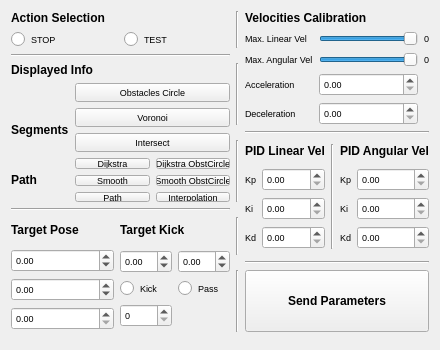
<?xml version="1.0" encoding="UTF-8"?>
<ui version="4.0">
 <class>MainWindow</class>
 <widget class="QMainWindow" name="MainWindow">
  <property name="enabled">
   <bool>true</bool>
  </property>
  <property name="geometry">
   <rect>
    <x>0</x>
    <y>0</y>
    <width>440</width>
    <height>350</height>
   </rect>
  </property>
  <property name="sizePolicy">
   <sizepolicy hsizetype="Preferred" vsizetype="Preferred">
    <horstretch>0</horstretch>
    <verstretch>0</verstretch>
   </sizepolicy>
  </property>
  <property name="minimumSize">
   <size>
    <width>430</width>
    <height>350</height>
   </size>
  </property>
  <property name="maximumSize">
   <size>
    <width>600</width>
    <height>600</height>
   </size>
  </property>
  <property name="windowTitle">
   <string>Control Calib</string>
  </property>
  <widget class="QWidget" name="centralWidget">
   <layout class="QGridLayout" name="gridLayout_5">
    <item row="6" column="0" rowspan="4">
     <layout class="QGridLayout" name="gridLayout_14">
      <item row="1" column="1">
       <layout class="QGridLayout" name="gridLayout_4">
        <item row="0" column="1">
         <widget class="QDoubleSpinBox" name="targ_k_y">
          <property name="sizePolicy">
           <sizepolicy hsizetype="Minimum" vsizetype="Maximum">
            <horstretch>0</horstretch>
            <verstretch>0</verstretch>
           </sizepolicy>
          </property>
          <property name="font">
           <font>
            <family>Ubuntu</family>
            <pointsize>7</pointsize>
           </font>
          </property>
          <property name="minimum">
           <double>-10.000000000000000</double>
          </property>
          <property name="maximum">
           <double>10.000000000000000</double>
          </property>
          <property name="singleStep">
           <double>0.100000000000000</double>
          </property>
          <property name="value">
           <double>0.000000000000000</double>
          </property>
         </widget>
        </item>
        <item row="1" column="0">
         <widget class="QRadioButton" name="kick_type_chuto">
          <property name="sizePolicy">
           <sizepolicy hsizetype="Minimum" vsizetype="Maximum">
            <horstretch>0</horstretch>
            <verstretch>0</verstretch>
           </sizepolicy>
          </property>
          <property name="font">
           <font>
            <family>Ubuntu</family>
            <pointsize>7</pointsize>
           </font>
          </property>
          <property name="text">
           <string>Kick</string>
          </property>
         </widget>
        </item>
        <item row="1" column="1">
         <widget class="QRadioButton" name="kick_type_passe">
          <property name="sizePolicy">
           <sizepolicy hsizetype="Minimum" vsizetype="Maximum">
            <horstretch>0</horstretch>
            <verstretch>0</verstretch>
           </sizepolicy>
          </property>
          <property name="font">
           <font>
            <family>Ubuntu</family>
            <pointsize>7</pointsize>
           </font>
          </property>
          <property name="text">
           <string>Pass</string>
          </property>
         </widget>
        </item>
        <item row="2" column="0">
         <widget class="QSpinBox" name="targ_kstr">
          <property name="sizePolicy">
           <sizepolicy hsizetype="Minimum" vsizetype="Maximum">
            <horstretch>0</horstretch>
            <verstretch>0</verstretch>
           </sizepolicy>
          </property>
          <property name="font">
           <font>
            <family>Ubuntu</family>
            <pointsize>7</pointsize>
           </font>
          </property>
          <property name="maximum">
           <number>100</number>
          </property>
         </widget>
        </item>
        <item row="0" column="0">
         <widget class="QDoubleSpinBox" name="targ_k_x">
          <property name="sizePolicy">
           <sizepolicy hsizetype="Minimum" vsizetype="Maximum">
            <horstretch>0</horstretch>
            <verstretch>0</verstretch>
           </sizepolicy>
          </property>
          <property name="font">
           <font>
            <family>Ubuntu</family>
            <pointsize>7</pointsize>
           </font>
          </property>
          <property name="minimum">
           <double>-12.000000000000000</double>
          </property>
          <property name="maximum">
           <double>12.000000000000000</double>
          </property>
          <property name="singleStep">
           <double>0.100000000000000</double>
          </property>
         </widget>
        </item>
       </layout>
      </item>
      <item row="1" column="0">
       <layout class="QGridLayout" name="gridLayout_3">
        <item row="0" column="0">
         <widget class="QDoubleSpinBox" name="targ_x">
          <property name="sizePolicy">
           <sizepolicy hsizetype="Preferred" vsizetype="Maximum">
            <horstretch>0</horstretch>
            <verstretch>0</verstretch>
           </sizepolicy>
          </property>
          <property name="font">
           <font>
            <family>Ubuntu</family>
            <pointsize>7</pointsize>
           </font>
          </property>
          <property name="minimum">
           <double>-12.000000000000000</double>
          </property>
          <property name="maximum">
           <double>12.000000000000000</double>
          </property>
          <property name="singleStep">
           <double>0.100000000000000</double>
          </property>
         </widget>
        </item>
        <item row="1" column="0">
         <widget class="QDoubleSpinBox" name="targ_y">
          <property name="sizePolicy">
           <sizepolicy hsizetype="Preferred" vsizetype="Maximum">
            <horstretch>0</horstretch>
            <verstretch>0</verstretch>
           </sizepolicy>
          </property>
          <property name="font">
           <font>
            <family>Ubuntu</family>
            <pointsize>7</pointsize>
           </font>
          </property>
          <property name="minimum">
           <double>-10.000000000000000</double>
          </property>
          <property name="maximum">
           <double>10.000000000000000</double>
          </property>
          <property name="singleStep">
           <double>0.100000000000000</double>
          </property>
         </widget>
        </item>
        <item row="2" column="0">
         <widget class="QDoubleSpinBox" name="targ_theta">
          <property name="sizePolicy">
           <sizepolicy hsizetype="Preferred" vsizetype="Maximum">
            <horstretch>0</horstretch>
            <verstretch>0</verstretch>
           </sizepolicy>
          </property>
          <property name="font">
           <font>
            <family>Ubuntu</family>
            <pointsize>7</pointsize>
           </font>
          </property>
          <property name="maximum">
           <double>360.000000000000000</double>
          </property>
         </widget>
        </item>
       </layout>
      </item>
      <item row="0" column="1">
       <widget class="QLabel" name="label_8">
        <property name="sizePolicy">
         <sizepolicy hsizetype="Preferred" vsizetype="Maximum">
          <horstretch>0</horstretch>
          <verstretch>0</verstretch>
         </sizepolicy>
        </property>
        <property name="font">
         <font>
          <family>Ubuntu</family>
          <pointsize>9</pointsize>
          <weight>75</weight>
          <bold>true</bold>
         </font>
        </property>
        <property name="text">
         <string>Target Kick</string>
        </property>
       </widget>
      </item>
      <item row="0" column="0">
       <widget class="QLabel" name="label_7">
        <property name="sizePolicy">
         <sizepolicy hsizetype="Preferred" vsizetype="Maximum">
          <horstretch>0</horstretch>
          <verstretch>0</verstretch>
         </sizepolicy>
        </property>
        <property name="font">
         <font>
          <family>Ubuntu</family>
          <pointsize>9</pointsize>
          <weight>75</weight>
          <bold>true</bold>
         </font>
        </property>
        <property name="text">
         <string>Target Pose</string>
        </property>
       </widget>
      </item>
     </layout>
    </item>
    <item row="3" column="2">
     <widget class="Line" name="line_5">
      <property name="orientation">
       <enum>Qt::Horizontal</enum>
      </property>
     </widget>
    </item>
    <item row="0" column="0">
     <layout class="QGridLayout" name="gridLayout_10">
      <item row="0" column="0">
       <widget class="QLabel" name="label_6">
        <property name="sizePolicy">
         <sizepolicy hsizetype="Preferred" vsizetype="Maximum">
          <horstretch>0</horstretch>
          <verstretch>0</verstretch>
         </sizepolicy>
        </property>
        <property name="font">
         <font>
          <family>Ubuntu</family>
          <pointsize>9</pointsize>
          <weight>75</weight>
          <bold>true</bold>
         </font>
        </property>
        <property name="text">
         <string>Action Selection</string>
        </property>
       </widget>
      </item>
      <item row="1" column="0">
       <layout class="QGridLayout" name="gridLayout_2">
        <item row="0" column="1">
         <widget class="QRadioButton" name="action_50">
          <property name="sizePolicy">
           <sizepolicy hsizetype="Minimum" vsizetype="Maximum">
            <horstretch>0</horstretch>
            <verstretch>0</verstretch>
           </sizepolicy>
          </property>
          <property name="font">
           <font>
            <family>Ubuntu</family>
            <pointsize>7</pointsize>
           </font>
          </property>
          <property name="text">
           <string>TEST</string>
          </property>
         </widget>
        </item>
        <item row="0" column="0">
         <widget class="QRadioButton" name="action_0">
          <property name="sizePolicy">
           <sizepolicy hsizetype="Minimum" vsizetype="Maximum">
            <horstretch>0</horstretch>
            <verstretch>0</verstretch>
           </sizepolicy>
          </property>
          <property name="font">
           <font>
            <family>Ubuntu</family>
            <pointsize>7</pointsize>
           </font>
          </property>
          <property name="text">
           <string>STOP</string>
          </property>
         </widget>
        </item>
       </layout>
      </item>
     </layout>
    </item>
    <item row="0" column="2" rowspan="3">
     <layout class="QGridLayout" name="gridLayout_9">
      <item row="1" column="2">
       <widget class="QLabel" name="lb_max_lin_vel">
        <property name="sizePolicy">
         <sizepolicy hsizetype="Preferred" vsizetype="Maximum">
          <horstretch>0</horstretch>
          <verstretch>0</verstretch>
         </sizepolicy>
        </property>
        <property name="font">
         <font>
          <family>Ubuntu</family>
          <pointsize>7</pointsize>
         </font>
        </property>
        <property name="text">
         <string>0</string>
        </property>
       </widget>
      </item>
      <item row="1" column="1">
       <widget class="QSlider" name="max_lin_vel">
        <property name="sizePolicy">
         <sizepolicy hsizetype="Expanding" vsizetype="Maximum">
          <horstretch>0</horstretch>
          <verstretch>0</verstretch>
         </sizepolicy>
        </property>
        <property name="font">
         <font>
          <family>Ubuntu</family>
          <pointsize>7</pointsize>
         </font>
        </property>
        <property name="maximum">
         <number>80</number>
        </property>
        <property name="value">
         <number>80</number>
        </property>
        <property name="orientation">
         <enum>Qt::Horizontal</enum>
        </property>
       </widget>
      </item>
      <item row="4" column="0">
       <widget class="QLabel" name="label_11">
        <property name="sizePolicy">
         <sizepolicy hsizetype="Preferred" vsizetype="Maximum">
          <horstretch>0</horstretch>
          <verstretch>0</verstretch>
         </sizepolicy>
        </property>
        <property name="font">
         <font>
          <family>Ubuntu</family>
          <pointsize>7</pointsize>
         </font>
        </property>
        <property name="text">
         <string>Deceleration</string>
        </property>
       </widget>
      </item>
      <item row="2" column="1">
       <widget class="QSlider" name="max_ang_vel">
        <property name="sizePolicy">
         <sizepolicy hsizetype="Expanding" vsizetype="Maximum">
          <horstretch>0</horstretch>
          <verstretch>0</verstretch>
         </sizepolicy>
        </property>
        <property name="font">
         <font>
          <family>Ubuntu</family>
          <pointsize>7</pointsize>
         </font>
        </property>
        <property name="maximum">
         <number>80</number>
        </property>
        <property name="value">
         <number>80</number>
        </property>
        <property name="orientation">
         <enum>Qt::Horizontal</enum>
        </property>
       </widget>
      </item>
      <item row="4" column="1">
       <widget class="QDoubleSpinBox" name="spin_accel">
        <property name="sizePolicy">
         <sizepolicy hsizetype="Minimum" vsizetype="Maximum">
          <horstretch>0</horstretch>
          <verstretch>0</verstretch>
         </sizepolicy>
        </property>
        <property name="font">
         <font>
          <family>Ubuntu</family>
          <pointsize>7</pointsize>
         </font>
        </property>
        <property name="decimals">
         <number>2</number>
        </property>
        <property name="singleStep">
         <double>0.010000000000000</double>
        </property>
       </widget>
      </item>
      <item row="1" column="0">
       <widget class="QLabel" name="label">
        <property name="sizePolicy">
         <sizepolicy hsizetype="Preferred" vsizetype="Maximum">
          <horstretch>0</horstretch>
          <verstretch>0</verstretch>
         </sizepolicy>
        </property>
        <property name="font">
         <font>
          <family>Ubuntu</family>
          <pointsize>7</pointsize>
         </font>
        </property>
        <property name="text">
         <string>Max. Linear Vel</string>
        </property>
       </widget>
      </item>
      <item row="3" column="0">
       <widget class="QLabel" name="label_10">
        <property name="sizePolicy">
         <sizepolicy hsizetype="Preferred" vsizetype="Maximum">
          <horstretch>0</horstretch>
          <verstretch>0</verstretch>
         </sizepolicy>
        </property>
        <property name="font">
         <font>
          <family>Ubuntu</family>
          <pointsize>7</pointsize>
         </font>
        </property>
        <property name="text">
         <string>Acceleration</string>
        </property>
       </widget>
      </item>
      <item row="3" column="1">
       <widget class="QDoubleSpinBox" name="spin_decel">
        <property name="sizePolicy">
         <sizepolicy hsizetype="Minimum" vsizetype="Maximum">
          <horstretch>0</horstretch>
          <verstretch>0</verstretch>
         </sizepolicy>
        </property>
        <property name="font">
         <font>
          <family>Ubuntu</family>
          <pointsize>7</pointsize>
         </font>
        </property>
        <property name="maximum">
         <double>0.500000000000000</double>
        </property>
        <property name="singleStep">
         <double>0.010000000000000</double>
        </property>
       </widget>
      </item>
      <item row="2" column="2">
       <widget class="QLabel" name="lb_max_ang_vel">
        <property name="sizePolicy">
         <sizepolicy hsizetype="Preferred" vsizetype="Maximum">
          <horstretch>0</horstretch>
          <verstretch>0</verstretch>
         </sizepolicy>
        </property>
        <property name="font">
         <font>
          <family>Ubuntu</family>
          <pointsize>7</pointsize>
         </font>
        </property>
        <property name="text">
         <string>0</string>
        </property>
       </widget>
      </item>
      <item row="2" column="0">
       <widget class="QLabel" name="label_18">
        <property name="sizePolicy">
         <sizepolicy hsizetype="Preferred" vsizetype="Maximum">
          <horstretch>0</horstretch>
          <verstretch>0</verstretch>
         </sizepolicy>
        </property>
        <property name="font">
         <font>
          <family>Ubuntu</family>
          <pointsize>7</pointsize>
         </font>
        </property>
        <property name="text">
         <string>Max. Angular Vel</string>
        </property>
       </widget>
      </item>
      <item row="0" column="0" colspan="3">
       <widget class="QLabel" name="label_20">
        <property name="sizePolicy">
         <sizepolicy hsizetype="Preferred" vsizetype="Maximum">
          <horstretch>0</horstretch>
          <verstretch>0</verstretch>
         </sizepolicy>
        </property>
        <property name="font">
         <font>
          <family>Ubuntu</family>
          <pointsize>9</pointsize>
          <weight>75</weight>
          <bold>true</bold>
         </font>
        </property>
        <property name="text">
         <string>Velocities Calibration</string>
        </property>
       </widget>
      </item>
     </layout>
    </item>
    <item row="0" column="1">
     <widget class="Line" name="line_3">
      <property name="orientation">
       <enum>Qt::Vertical</enum>
      </property>
     </widget>
    </item>
    <item row="4" column="2" rowspan="3">
     <layout class="QGridLayout" name="gridLayout">
      <item row="0" column="2">
       <widget class="QLabel" name="label_17">
        <property name="sizePolicy">
         <sizepolicy hsizetype="Preferred" vsizetype="Maximum">
          <horstretch>0</horstretch>
          <verstretch>0</verstretch>
         </sizepolicy>
        </property>
        <property name="font">
         <font>
          <family>Ubuntu</family>
          <pointsize>9</pointsize>
          <weight>75</weight>
          <bold>true</bold>
         </font>
        </property>
        <property name="text">
         <string>PID Angular Vel</string>
        </property>
       </widget>
      </item>
      <item row="0" column="0">
       <widget class="QLabel" name="label_2">
        <property name="sizePolicy">
         <sizepolicy hsizetype="Preferred" vsizetype="Maximum">
          <horstretch>0</horstretch>
          <verstretch>0</verstretch>
         </sizepolicy>
        </property>
        <property name="font">
         <font>
          <family>Ubuntu</family>
          <pointsize>9</pointsize>
          <weight>75</weight>
          <bold>true</bold>
         </font>
        </property>
        <property name="text">
         <string>PID Linear Vel</string>
        </property>
       </widget>
      </item>
      <item row="1" column="0">
       <layout class="QGridLayout" name="gridLayout_8">
        <item row="1" column="0">
         <widget class="QLabel" name="label_15">
          <property name="sizePolicy">
           <sizepolicy hsizetype="Preferred" vsizetype="Maximum">
            <horstretch>0</horstretch>
            <verstretch>0</verstretch>
           </sizepolicy>
          </property>
          <property name="font">
           <font>
            <family>Ubuntu</family>
            <pointsize>7</pointsize>
           </font>
          </property>
          <property name="text">
           <string>Ki</string>
          </property>
         </widget>
        </item>
        <item row="2" column="1">
         <widget class="QDoubleSpinBox" name="spin_Kd_lin">
          <property name="sizePolicy">
           <sizepolicy hsizetype="Minimum" vsizetype="Maximum">
            <horstretch>0</horstretch>
            <verstretch>0</verstretch>
           </sizepolicy>
          </property>
          <property name="font">
           <font>
            <family>Ubuntu</family>
            <pointsize>7</pointsize>
           </font>
          </property>
          <property name="maximum">
           <double>100.000000000000000</double>
          </property>
          <property name="singleStep">
           <double>0.010000000000000</double>
          </property>
         </widget>
        </item>
        <item row="2" column="0">
         <widget class="QLabel" name="label_16">
          <property name="sizePolicy">
           <sizepolicy hsizetype="Preferred" vsizetype="Maximum">
            <horstretch>0</horstretch>
            <verstretch>0</verstretch>
           </sizepolicy>
          </property>
          <property name="font">
           <font>
            <family>Ubuntu</family>
            <pointsize>7</pointsize>
           </font>
          </property>
          <property name="text">
           <string>Kd</string>
          </property>
         </widget>
        </item>
        <item row="0" column="0">
         <widget class="QLabel" name="label_14">
          <property name="sizePolicy">
           <sizepolicy hsizetype="Fixed" vsizetype="Maximum">
            <horstretch>0</horstretch>
            <verstretch>0</verstretch>
           </sizepolicy>
          </property>
          <property name="font">
           <font>
            <family>Ubuntu</family>
            <pointsize>7</pointsize>
           </font>
          </property>
          <property name="text">
           <string>Kp</string>
          </property>
         </widget>
        </item>
        <item row="0" column="1">
         <widget class="QDoubleSpinBox" name="spin_Kp_lin">
          <property name="sizePolicy">
           <sizepolicy hsizetype="Minimum" vsizetype="Maximum">
            <horstretch>0</horstretch>
            <verstretch>0</verstretch>
           </sizepolicy>
          </property>
          <property name="font">
           <font>
            <family>Ubuntu</family>
            <pointsize>7</pointsize>
           </font>
          </property>
          <property name="maximum">
           <double>100.000000000000000</double>
          </property>
          <property name="singleStep">
           <double>0.010000000000000</double>
          </property>
         </widget>
        </item>
        <item row="1" column="1">
         <widget class="QDoubleSpinBox" name="spin_Ki_lin">
          <property name="sizePolicy">
           <sizepolicy hsizetype="Minimum" vsizetype="Maximum">
            <horstretch>0</horstretch>
            <verstretch>0</verstretch>
           </sizepolicy>
          </property>
          <property name="font">
           <font>
            <family>Ubuntu</family>
            <pointsize>7</pointsize>
           </font>
          </property>
          <property name="maximum">
           <double>100.000000000000000</double>
          </property>
          <property name="singleStep">
           <double>0.010000000000000</double>
          </property>
         </widget>
        </item>
       </layout>
      </item>
      <item row="1" column="2">
       <layout class="QGridLayout" name="gridLayout_12">
        <item row="1" column="1">
         <widget class="QDoubleSpinBox" name="spin_Ki_rot">
          <property name="sizePolicy">
           <sizepolicy hsizetype="Minimum" vsizetype="Maximum">
            <horstretch>0</horstretch>
            <verstretch>0</verstretch>
           </sizepolicy>
          </property>
          <property name="font">
           <font>
            <family>Ubuntu</family>
            <pointsize>7</pointsize>
           </font>
          </property>
          <property name="maximum">
           <double>100.000000000000000</double>
          </property>
          <property name="singleStep">
           <double>0.010000000000000</double>
          </property>
         </widget>
        </item>
        <item row="2" column="1">
         <widget class="QDoubleSpinBox" name="spin_Kd_rot">
          <property name="sizePolicy">
           <sizepolicy hsizetype="Minimum" vsizetype="Maximum">
            <horstretch>0</horstretch>
            <verstretch>0</verstretch>
           </sizepolicy>
          </property>
          <property name="font">
           <font>
            <family>Ubuntu</family>
            <pointsize>7</pointsize>
           </font>
          </property>
          <property name="maximum">
           <double>100.000000000000000</double>
          </property>
          <property name="singleStep">
           <double>0.010000000000000</double>
          </property>
         </widget>
        </item>
        <item row="0" column="0">
         <widget class="QLabel" name="label_3">
          <property name="sizePolicy">
           <sizepolicy hsizetype="Fixed" vsizetype="Maximum">
            <horstretch>0</horstretch>
            <verstretch>0</verstretch>
           </sizepolicy>
          </property>
          <property name="font">
           <font>
            <family>Ubuntu</family>
            <pointsize>7</pointsize>
           </font>
          </property>
          <property name="text">
           <string>Kp</string>
          </property>
         </widget>
        </item>
        <item row="1" column="0">
         <widget class="QLabel" name="label_4">
          <property name="sizePolicy">
           <sizepolicy hsizetype="Preferred" vsizetype="Maximum">
            <horstretch>0</horstretch>
            <verstretch>0</verstretch>
           </sizepolicy>
          </property>
          <property name="font">
           <font>
            <family>Ubuntu</family>
            <pointsize>7</pointsize>
           </font>
          </property>
          <property name="text">
           <string>Ki</string>
          </property>
         </widget>
        </item>
        <item row="2" column="0">
         <widget class="QLabel" name="label_5">
          <property name="sizePolicy">
           <sizepolicy hsizetype="Preferred" vsizetype="Maximum">
            <horstretch>0</horstretch>
            <verstretch>0</verstretch>
           </sizepolicy>
          </property>
          <property name="font">
           <font>
            <family>Ubuntu</family>
            <pointsize>7</pointsize>
           </font>
          </property>
          <property name="text">
           <string>Kd</string>
          </property>
         </widget>
        </item>
        <item row="0" column="1">
         <widget class="QDoubleSpinBox" name="spin_Kp_rot">
          <property name="sizePolicy">
           <sizepolicy hsizetype="Minimum" vsizetype="Maximum">
            <horstretch>0</horstretch>
            <verstretch>0</verstretch>
           </sizepolicy>
          </property>
          <property name="font">
           <font>
            <family>Ubuntu</family>
            <pointsize>7</pointsize>
           </font>
          </property>
          <property name="maximum">
           <double>100.000000000000000</double>
          </property>
          <property name="singleStep">
           <double>0.010000000000000</double>
          </property>
         </widget>
        </item>
       </layout>
      </item>
      <item row="0" column="1" rowspan="2">
       <widget class="Line" name="line_10">
        <property name="orientation">
         <enum>Qt::Vertical</enum>
        </property>
       </widget>
      </item>
     </layout>
    </item>
    <item row="6" column="1">
     <widget class="Line" name="line_4">
      <property name="orientation">
       <enum>Qt::Vertical</enum>
      </property>
     </widget>
    </item>
    <item row="5" column="0">
     <widget class="Line" name="line">
      <property name="orientation">
       <enum>Qt::Horizontal</enum>
      </property>
     </widget>
    </item>
    <item row="8" column="2">
     <widget class="QPushButton" name="bt_send_parameters">
      <property name="sizePolicy">
       <sizepolicy hsizetype="MinimumExpanding" vsizetype="MinimumExpanding">
        <horstretch>0</horstretch>
        <verstretch>0</verstretch>
       </sizepolicy>
      </property>
      <property name="font">
       <font>
        <family>Ubuntu</family>
        <pointsize>9</pointsize>
        <weight>75</weight>
        <bold>true</bold>
       </font>
      </property>
      <property name="text">
       <string>Send Parameters</string>
      </property>
     </widget>
    </item>
    <item row="2" column="0" rowspan="3">
     <layout class="QGridLayout" name="gridLayout_11">
      <item row="1" column="1">
       <widget class="QPushButton" name="bt_obstacles_circle">
        <property name="sizePolicy">
         <sizepolicy hsizetype="Minimum" vsizetype="Maximum">
          <horstretch>0</horstretch>
          <verstretch>0</verstretch>
         </sizepolicy>
        </property>
        <property name="font">
         <font>
          <family>Ubuntu</family>
          <pointsize>7</pointsize>
         </font>
        </property>
        <property name="text">
         <string>Obstacles Circle</string>
        </property>
       </widget>
      </item>
      <item row="2" column="1">
       <layout class="QGridLayout" name="gridLayout_6">
        <item row="0" column="0">
         <widget class="QPushButton" name="bt_voronoi_seg">
          <property name="sizePolicy">
           <sizepolicy hsizetype="Minimum" vsizetype="Maximum">
            <horstretch>0</horstretch>
            <verstretch>0</verstretch>
           </sizepolicy>
          </property>
          <property name="font">
           <font>
            <family>Ubuntu</family>
            <pointsize>7</pointsize>
           </font>
          </property>
          <property name="text">
           <string>Voronoi</string>
          </property>
         </widget>
        </item>
        <item row="1" column="0">
         <widget class="QPushButton" name="bt_intersect_seg">
          <property name="sizePolicy">
           <sizepolicy hsizetype="Minimum" vsizetype="Maximum">
            <horstretch>0</horstretch>
            <verstretch>0</verstretch>
           </sizepolicy>
          </property>
          <property name="font">
           <font>
            <family>Ubuntu</family>
            <pointsize>7</pointsize>
           </font>
          </property>
          <property name="text">
           <string>Intersect</string>
          </property>
         </widget>
        </item>
       </layout>
      </item>
      <item row="2" column="0">
       <widget class="QLabel" name="label_12">
        <property name="sizePolicy">
         <sizepolicy hsizetype="Preferred" vsizetype="Maximum">
          <horstretch>0</horstretch>
          <verstretch>0</verstretch>
         </sizepolicy>
        </property>
        <property name="font">
         <font>
          <family>Ubuntu</family>
          <pointsize>9</pointsize>
          <weight>75</weight>
          <bold>true</bold>
         </font>
        </property>
        <property name="text">
         <string>Segments</string>
        </property>
       </widget>
      </item>
      <item row="3" column="0">
       <widget class="QLabel" name="label_13">
        <property name="sizePolicy">
         <sizepolicy hsizetype="Preferred" vsizetype="Maximum">
          <horstretch>0</horstretch>
          <verstretch>0</verstretch>
         </sizepolicy>
        </property>
        <property name="font">
         <font>
          <family>Ubuntu</family>
          <pointsize>9</pointsize>
          <weight>75</weight>
          <bold>true</bold>
         </font>
        </property>
        <property name="text">
         <string>Path</string>
        </property>
       </widget>
      </item>
      <item row="0" column="0" colspan="2">
       <widget class="QLabel" name="label_19">
        <property name="sizePolicy">
         <sizepolicy hsizetype="Preferred" vsizetype="Maximum">
          <horstretch>0</horstretch>
          <verstretch>0</verstretch>
         </sizepolicy>
        </property>
        <property name="font">
         <font>
          <family>Ubuntu</family>
          <pointsize>9</pointsize>
          <weight>75</weight>
          <bold>true</bold>
         </font>
        </property>
        <property name="text">
         <string>Displayed Info</string>
        </property>
       </widget>
      </item>
      <item row="3" column="1">
       <layout class="QGridLayout" name="gridLayout_7">
        <item row="1" column="1">
         <widget class="QPushButton" name="bt_smooth_path_obst_circle">
          <property name="sizePolicy">
           <sizepolicy hsizetype="Minimum" vsizetype="Maximum">
            <horstretch>0</horstretch>
            <verstretch>0</verstretch>
           </sizepolicy>
          </property>
          <property name="font">
           <font>
            <family>Ubuntu</family>
            <pointsize>7</pointsize>
           </font>
          </property>
          <property name="text">
           <string>Smooth ObstCircle</string>
          </property>
         </widget>
        </item>
        <item row="0" column="0">
         <widget class="QPushButton" name="bt_dijk_path">
          <property name="sizePolicy">
           <sizepolicy hsizetype="Minimum" vsizetype="Maximum">
            <horstretch>0</horstretch>
            <verstretch>0</verstretch>
           </sizepolicy>
          </property>
          <property name="font">
           <font>
            <family>Ubuntu</family>
            <pointsize>7</pointsize>
           </font>
          </property>
          <property name="text">
           <string>Dijkstra</string>
          </property>
         </widget>
        </item>
        <item row="0" column="1">
         <widget class="QPushButton" name="bt_dijk_path_obst_circle">
          <property name="sizePolicy">
           <sizepolicy hsizetype="Minimum" vsizetype="Maximum">
            <horstretch>0</horstretch>
            <verstretch>0</verstretch>
           </sizepolicy>
          </property>
          <property name="font">
           <font>
            <family>Ubuntu</family>
            <pointsize>7</pointsize>
           </font>
          </property>
          <property name="text">
           <string>Dijkstra ObstCircle</string>
          </property>
         </widget>
        </item>
        <item row="1" column="0">
         <widget class="QPushButton" name="bt_smooth_path">
          <property name="sizePolicy">
           <sizepolicy hsizetype="Minimum" vsizetype="Maximum">
            <horstretch>0</horstretch>
            <verstretch>0</verstretch>
           </sizepolicy>
          </property>
          <property name="font">
           <font>
            <family>Ubuntu</family>
            <pointsize>7</pointsize>
           </font>
          </property>
          <property name="text">
           <string>Smooth</string>
          </property>
         </widget>
        </item>
        <item row="2" column="0">
         <widget class="QPushButton" name="bt_path">
          <property name="sizePolicy">
           <sizepolicy hsizetype="Minimum" vsizetype="Maximum">
            <horstretch>0</horstretch>
            <verstretch>0</verstretch>
           </sizepolicy>
          </property>
          <property name="font">
           <font>
            <family>Ubuntu</family>
            <pointsize>7</pointsize>
           </font>
          </property>
          <property name="text">
           <string>Path</string>
          </property>
         </widget>
        </item>
        <item row="2" column="1">
         <widget class="QPushButton" name="bt_path_interpolation">
          <property name="sizePolicy">
           <sizepolicy hsizetype="Minimum" vsizetype="Maximum">
            <horstretch>0</horstretch>
            <verstretch>0</verstretch>
           </sizepolicy>
          </property>
          <property name="font">
           <font>
            <family>Ubuntu</family>
            <pointsize>7</pointsize>
           </font>
          </property>
          <property name="text">
           <string>Interpolation</string>
          </property>
         </widget>
        </item>
       </layout>
      </item>
     </layout>
    </item>
    <item row="1" column="0">
     <widget class="Line" name="line_2">
      <property name="orientation">
       <enum>Qt::Horizontal</enum>
      </property>
     </widget>
    </item>
    <item row="7" column="2">
     <widget class="Line" name="line_6">
      <property name="orientation">
       <enum>Qt::Horizontal</enum>
      </property>
     </widget>
    </item>
    <item row="8" column="1">
     <widget class="Line" name="line_7">
      <property name="orientation">
       <enum>Qt::Vertical</enum>
      </property>
     </widget>
    </item>
    <item row="4" column="1">
     <widget class="Line" name="line_8">
      <property name="orientation">
       <enum>Qt::Vertical</enum>
      </property>
     </widget>
    </item>
    <item row="2" column="1">
     <widget class="Line" name="line_9">
      <property name="orientation">
       <enum>Qt::Vertical</enum>
      </property>
     </widget>
    </item>
   </layout>
  </widget>
 </widget>
 <layoutdefault spacing="6" margin="11"/>
 <resources/>
 <connections/>
</ui>
